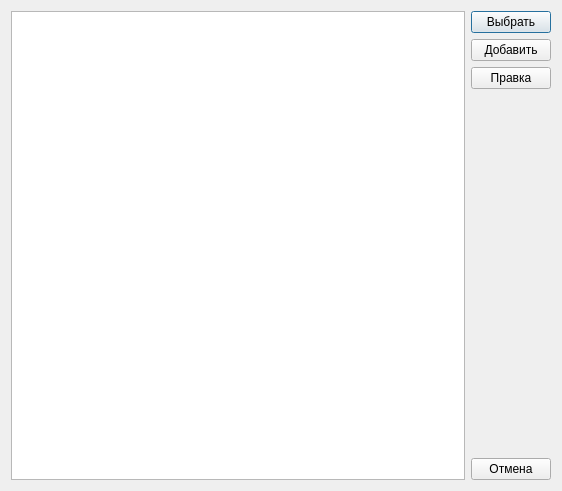
<?xml version="1.0" encoding="UTF-8"?>
<ui version="4.0">
 <class>SelectCentralDBDialog</class>
 <widget class="QDialog" name="SelectCentralDBDialog">
  <property name="geometry">
   <rect>
    <x>0</x>
    <y>0</y>
    <width>562</width>
    <height>491</height>
   </rect>
  </property>
  <property name="windowTitle">
   <string>Dialog</string>
  </property>
  <layout class="QGridLayout" name="gridLayout">
   <item row="0" column="0">
    <widget class="QTableView" name="tableView">
     <property name="editTriggers">
      <set>QAbstractItemView::NoEditTriggers</set>
     </property>
     <property name="alternatingRowColors">
      <bool>true</bool>
     </property>
     <property name="selectionMode">
      <enum>QAbstractItemView::SingleSelection</enum>
     </property>
     <property name="selectionBehavior">
      <enum>QAbstractItemView::SelectRows</enum>
     </property>
     <property name="sortingEnabled">
      <bool>true</bool>
     </property>
    </widget>
   </item>
   <item row="0" column="1">
    <layout class="QVBoxLayout" name="verticalLayout">
     <item>
      <widget class="QPushButton" name="pushButtonSelect">
       <property name="text">
        <string>Выбрать</string>
       </property>
      </widget>
     </item>
     <item>
      <widget class="QPushButton" name="pushButtonAdd">
       <property name="text">
        <string>Добавить</string>
       </property>
      </widget>
     </item>
     <item>
      <widget class="QPushButton" name="pushButtonEdit">
       <property name="text">
        <string>Правка</string>
       </property>
      </widget>
     </item>
     <item>
      <spacer name="verticalSpacer">
       <property name="orientation">
        <enum>Qt::Vertical</enum>
       </property>
       <property name="sizeHint" stdset="0">
        <size>
         <width>20</width>
         <height>40</height>
        </size>
       </property>
      </spacer>
     </item>
     <item>
      <widget class="QPushButton" name="pushButtonCancel">
       <property name="text">
        <string>Отмена</string>
       </property>
      </widget>
     </item>
    </layout>
   </item>
  </layout>
 </widget>
 <resources/>
 <connections/>
</ui>
